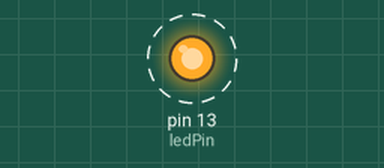
Bench run of a sketch on a simulated Arduino Uno, built with avr-gcc and run on an emulated ATmega328P. Parts: output pins drawn as LEDs (lit = HIGH). Dashed ring = blinking.

Above: at 0.5 s.
Timing chart, 0 to 4.6 s (numbered marks = the images above):
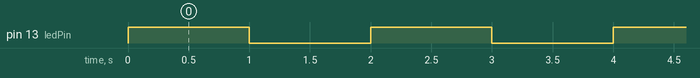

Measured:
- by itself, pin 13 (ledPin): alternates HIGH for 1.0 s and LOW for 1.0 s

The sketch:

1_Led.ino
```cpp
//Acest program inchide si deschide un led o data pe secunda

int ledPin = 13;
int timp = 1000; //scris in milisecunde

void setup()
{
  pinMode( ledPin , OUTPUT);
}

void loop()
{
  digitalWrite(ledPin , HIGH); //Aprinde ledul
  delay(timp);
  digitalWrite(ledPin , LOW ); //Stinge ledul
  delay(timp);
}
```
